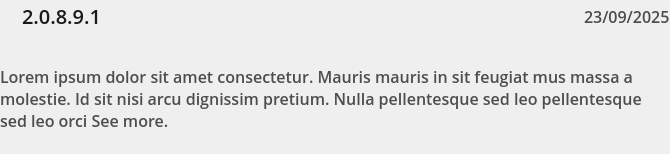
<?xml version="1.0" encoding="UTF-8"?>
<ui version="4.0">
 <class>VersionItemWidget</class>
 <widget class="QWidget" name="VersionItemWidget">
  <property name="geometry">
   <rect>
    <x>0</x>
    <y>0</y>
    <width>670</width>
    <height>154</height>
   </rect>
  </property>
  <property name="windowTitle">
   <string>Form</string>
  </property>
  <property name="styleSheet">
   <string notr="true">font-family: Open Sans;
font-weight: 500;
font-size: 20px;
line-height: 28px;
letter-spacing: 0%;
</string>
  </property>
  <layout class="QVBoxLayout" name="verticalLayout">
   <property name="spacing">
    <number>10</number>
   </property>
   <property name="leftMargin">
    <number>0</number>
   </property>
   <property name="topMargin">
    <number>0</number>
   </property>
   <property name="rightMargin">
    <number>0</number>
   </property>
   <property name="bottomMargin">
    <number>0</number>
   </property>
   <item>
    <widget class="QWidget" name="ItemHeader" native="true">
     <property name="maximumSize">
      <size>
       <width>16777215</width>
       <height>32</height>
      </size>
     </property>
     <layout class="QHBoxLayout" name="horizontalLayout">
      <property name="spacing">
       <number>10</number>
      </property>
      <property name="leftMargin">
       <number>0</number>
      </property>
      <property name="topMargin">
       <number>0</number>
      </property>
      <property name="rightMargin">
       <number>0</number>
      </property>
      <property name="bottomMargin">
       <number>0</number>
      </property>
      <item>
       <widget class="QLabel" name="iconLabel">
        <property name="text">
         <string/>
        </property>
        <property name="pixmap">
         <pixmap resource="../../../../Resources/Resources.qrc">:/images/Record/version-history-icon.svg</pixmap>
        </property>
       </widget>
      </item>
      <item>
       <widget class="QLabel" name="versionLabel">
        <property name="styleSheet">
         <string notr="true">color: #1A1A1A;</string>
        </property>
        <property name="text">
         <string>2.0.8.9.1</string>
        </property>
       </widget>
      </item>
      <item>
       <widget class="QPushButton" name="linkButton">
        <property name="styleSheet">
         <string notr="true">QPushButton {
	background-color: transparent;
}</string>
        </property>
        <property name="text">
         <string/>
        </property>
        <property name="icon">
         <iconset resource="../../../../Resources/Resources.qrc">
          <normaloff>:/images/Project/expend-window.svg</normaloff>:/images/Project/expend-window.svg</iconset>
        </property>
        <property name="iconSize">
         <size>
          <width>20</width>
          <height>20</height>
         </size>
        </property>
        <property name="flat">
         <bool>true</bool>
        </property>
       </widget>
      </item>
      <item>
       <spacer name="horizontalSpacer">
        <property name="orientation">
         <enum>Qt::Orientation::Horizontal</enum>
        </property>
        <property name="sizeHint" stdset="0">
         <size>
          <width>404</width>
          <height>20</height>
         </size>
        </property>
       </spacer>
      </item>
      <item>
       <widget class="QLabel" name="dateLabel">
        <property name="styleSheet">
         <string notr="true">color: #4D4D4D;
font-size: 16px;</string>
        </property>
        <property name="text">
         <string>23/09/2025</string>
        </property>
       </widget>
      </item>
     </layout>
    </widget>
   </item>
   <item>
    <widget class="QLabel" name="descLabel">
     <property name="styleSheet">
      <string notr="true">color: #4D4D4D;
font-size: 16px;</string>
     </property>
     <property name="text">
      <string>Lorem ipsum dolor sit amet consectetur. Mauris mauris in sit feugiat mus massa a molestie. Id sit nisi arcu dignissim pretium. Nulla pellentesque sed leo pellentesque sed leo orci See more.</string>
     </property>
     <property name="wordWrap">
      <bool>true</bool>
     </property>
    </widget>
   </item>
  </layout>
 </widget>
 <resources>
  <include location="../../../../Resources/Resources.qrc"/>
 </resources>
 <connections/>
</ui>
